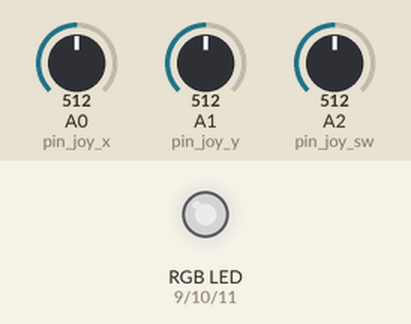
Simulated run of this sketch. Board: Arduino Uno, built with avr-gcc and run on an emulated ATmega328P. On the bench: an RGB LED mixed from three pins (HIGH = lit). The test bench sets the inputs (shaded band); at power-on: A0 (pin_joy_x) = 512, A1 (pin_joy_y) = 512, A2 (pin_joy_sw) = 512. Dim RGB values are drawn brighter than linear.

Above: at 1.2 s.
1.3 s: A0 (pin_joy_x) set to 716
At 1.6 s:
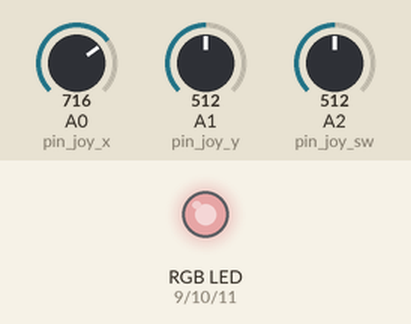
2.8 s: A1 (pin_joy_y) set to 716
At 3.9 s:
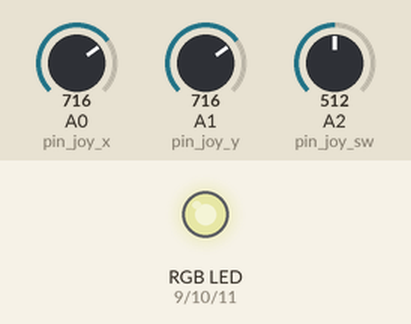
4.3 s: A2 (pin_joy_sw) set to 716
At 5.1 s:
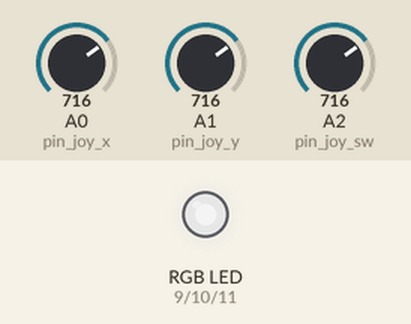
5.8 s: A0 (pin_joy_x) set to 900
At 6.2 s:
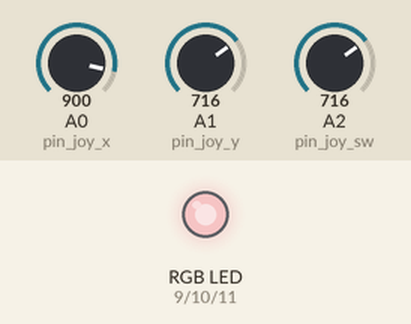
7.3 s: A1 (pin_joy_y) set to 900
At 8.5 s:
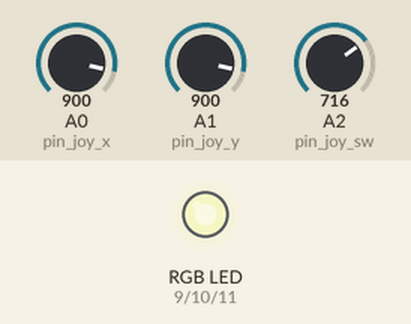
8.8 s: A2 (pin_joy_sw) set to 900
At 9.7 s:
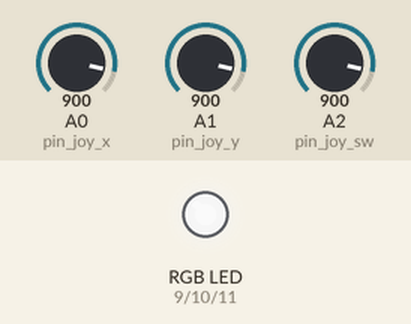
Timing chart, 0 to 11.3 s (numbered marks = the images above; inputs shaded):
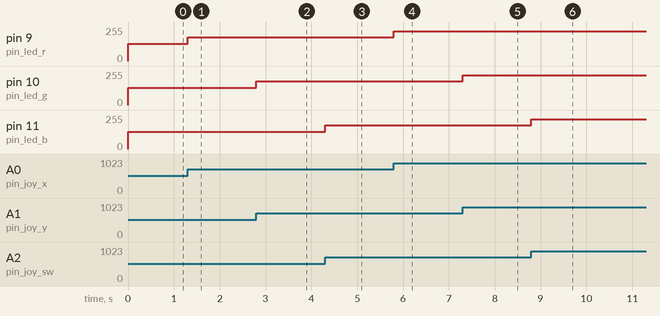

The sketch:

maetening_av_en_joystick.ino
```cpp
const int pin_joy_x{A0};
const int pin_joy_y{A1};
const int pin_joy_sw{A2};
const int pin_led_r{9};
const int pin_led_g{10};
const int pin_led_b{11};


void setup() {
  pinMode(pin_joy_x, INPUT);
  pinMode(pin_joy_y, INPUT);
  pinMode(pin_joy_sw, INPUT);
  pinMode(pin_led_r, OUTPUT);
  pinMode(pin_led_g, OUTPUT);
  pinMode(pin_led_b, OUTPUT);
}

void loop() {
  const int joy_x{analogRead(pin_joy_x)};
  const int joy_y{analogRead(pin_joy_y)};
  const int joy_sw{analogRead(pin_joy_sw)};
  const int ljus_styrka_r{joy_x / 4};
  const int ljus_styrka_g{joy_y / 4};
  const int ljus_styrka_b{joy_sw / 4};
  analogWrite(pin_led_r, ljus_styrka_r);
  analogWrite(pin_led_g, ljus_styrka_g);
  analogWrite(pin_led_b, ljus_styrka_b);
}
```

Measured:
- after the input at 1.3 s, pin 9 (pin_led_r): 128/255 → 179/255 at once
- after the input at 2.8 s, pin 10 (pin_led_g): 128/255 → 179/255 at once
- after the input at 4.3 s, pin 11 (pin_led_b): 128/255 → 179/255 at once
- after the input at 5.8 s, pin 9 (pin_led_r): 179/255 → 225/255 at once
- after the input at 7.3 s, pin 10 (pin_led_g): 179/255 → 225/255 at once
- after the input at 8.8 s, pin 11 (pin_led_b): 179/255 → 225/255 at once
